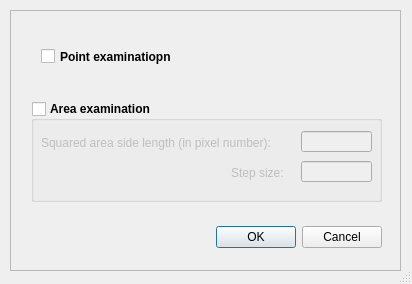
<?xml version="1.0" encoding="UTF-8"?>
<ui version="4.0">
 <class>neuriteInstructorUI</class>
 <widget class="QDialog" name="neuriteInstructorUI">
  <property name="geometry">
   <rect>
    <x>0</x>
    <y>0</y>
    <width>412</width>
    <height>284</height>
   </rect>
  </property>
  <property name="windowTitle">
   <string>Dialog</string>
  </property>
  <property name="sizeGripEnabled">
   <bool>true</bool>
  </property>
  <property name="modal">
   <bool>true</bool>
  </property>
  <widget class="QScrollArea" name="scrollArea">
   <property name="geometry">
    <rect>
     <x>10</x>
     <y>10</y>
     <width>391</width>
     <height>261</height>
    </rect>
   </property>
   <property name="autoFillBackground">
    <bool>false</bool>
   </property>
   <property name="verticalScrollBarPolicy">
    <enum>Qt::ScrollBarAsNeeded</enum>
   </property>
   <property name="horizontalScrollBarPolicy">
    <enum>Qt::ScrollBarAsNeeded</enum>
   </property>
   <property name="widgetResizable">
    <bool>false</bool>
   </property>
   <widget class="QWidget" name="scrollAreaWidgetContents">
    <property name="geometry">
     <rect>
      <x>0</x>
      <y>0</y>
      <width>389</width>
      <height>259</height>
     </rect>
    </property>
    <widget class="QDialogButtonBox" name="buttonBox">
     <property name="geometry">
      <rect>
       <x>170</x>
       <y>210</y>
       <width>201</width>
       <height>32</height>
      </rect>
     </property>
     <property name="orientation">
      <enum>Qt::Horizontal</enum>
     </property>
     <property name="standardButtons">
      <set>QDialogButtonBox::Cancel|QDialogButtonBox::Ok</set>
     </property>
    </widget>
    <widget class="QCheckBox" name="checkBox">
     <property name="geometry">
      <rect>
       <x>30</x>
       <y>30</y>
       <width>221</width>
       <height>31</height>
      </rect>
     </property>
     <property name="font">
      <font>
       <weight>75</weight>
       <bold>true</bold>
      </font>
     </property>
     <property name="text">
      <string>Point examinatiopn</string>
     </property>
    </widget>
    <widget class="QGroupBox" name="groupBox">
     <property name="geometry">
      <rect>
       <x>20</x>
       <y>90</y>
       <width>351</width>
       <height>101</height>
      </rect>
     </property>
     <property name="font">
      <font>
       <weight>75</weight>
       <bold>true</bold>
      </font>
     </property>
     <property name="title">
      <string>Area examination</string>
     </property>
     <property name="checkable">
      <bool>true</bool>
     </property>
     <property name="checked">
      <bool>false</bool>
     </property>
     <widget class="QLabel" name="label_4">
      <property name="enabled">
       <bool>true</bool>
      </property>
      <property name="geometry">
       <rect>
        <x>10</x>
        <y>30</y>
        <width>261</width>
        <height>24</height>
       </rect>
      </property>
      <property name="font">
       <font>
        <weight>50</weight>
        <bold>false</bold>
       </font>
      </property>
      <property name="text">
       <string>Squared area side length (in pixel number):</string>
      </property>
     </widget>
     <widget class="QLabel" name="label_5">
      <property name="enabled">
       <bool>true</bool>
      </property>
      <property name="geometry">
       <rect>
        <x>200</x>
        <y>60</y>
        <width>61</width>
        <height>24</height>
       </rect>
      </property>
      <property name="font">
       <font>
        <weight>50</weight>
        <bold>false</bold>
       </font>
      </property>
      <property name="text">
       <string>Step size:</string>
      </property>
     </widget>
     <widget class="QLineEdit" name="lineEdit_9">
      <property name="enabled">
       <bool>true</bool>
      </property>
      <property name="geometry">
       <rect>
        <x>270</x>
        <y>30</y>
        <width>71</width>
        <height>21</height>
       </rect>
      </property>
      <property name="font">
       <font>
        <weight>50</weight>
        <bold>false</bold>
       </font>
      </property>
     </widget>
     <widget class="QLineEdit" name="lineEdit_10">
      <property name="enabled">
       <bool>true</bool>
      </property>
      <property name="geometry">
       <rect>
        <x>270</x>
        <y>60</y>
        <width>71</width>
        <height>21</height>
       </rect>
      </property>
      <property name="font">
       <font>
        <weight>50</weight>
        <bold>false</bold>
       </font>
      </property>
     </widget>
    </widget>
   </widget>
  </widget>
 </widget>
 <resources/>
 <connections>
  <connection>
   <sender>buttonBox</sender>
   <signal>accepted()</signal>
   <receiver>neuriteInstructorUI</receiver>
   <slot>accept()</slot>
   <hints>
    <hint type="sourcelabel">
     <x>248</x>
     <y>254</y>
    </hint>
    <hint type="destinationlabel">
     <x>157</x>
     <y>274</y>
    </hint>
   </hints>
  </connection>
  <connection>
   <sender>buttonBox</sender>
   <signal>rejected()</signal>
   <receiver>neuriteInstructorUI</receiver>
   <slot>reject()</slot>
   <hints>
    <hint type="sourcelabel">
     <x>316</x>
     <y>260</y>
    </hint>
    <hint type="destinationlabel">
     <x>286</x>
     <y>274</y>
    </hint>
   </hints>
  </connection>
  <connection>
   <sender>buttonBox</sender>
   <signal>accepted()</signal>
   <receiver>neuriteInstructorUI</receiver>
   <slot>okClicked()</slot>
   <hints>
    <hint type="sourcelabel">
     <x>354</x>
     <y>233</y>
    </hint>
    <hint type="destinationlabel">
     <x>410</x>
     <y>46</y>
    </hint>
   </hints>
  </connection>
 </connections>
 <slots>
  <slot>okClicked()</slot>
 </slots>
</ui>
